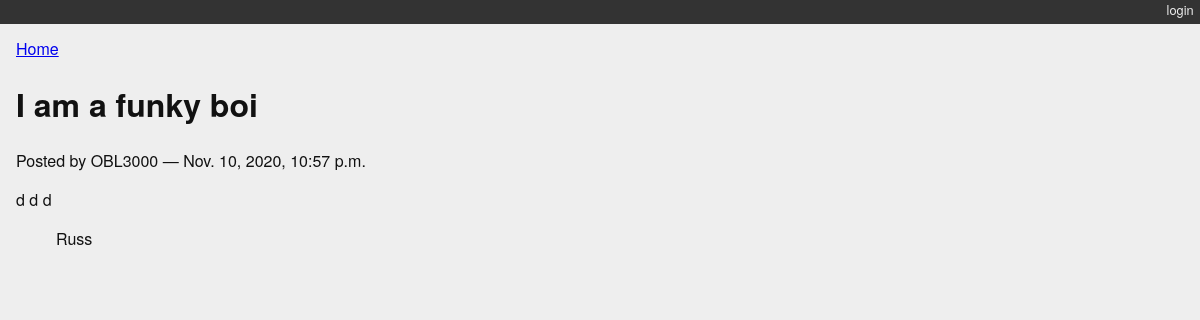
/blogging/posts/1/, run on an earlier commit of the app's database.
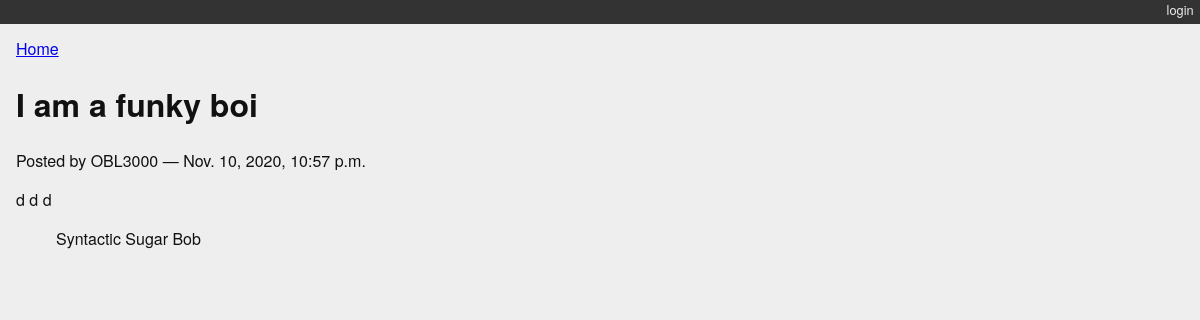
And on a later commit of the database.
### blogging/models.py (models this page shows)
class Post(models.Model):
    title = models.CharField(max_length=128)
    text = models.TextField(blank=True)
    author = models.ForeignKey(User, on_delete=models.CASCADE)
    created_date = models.DateTimeField(auto_now_add=True)
    modified_date = models.DateTimeField(auto_now=True)
    published_date = models.DateTimeField(blank=True, null=True)
    def __str__(self):
        return self.title

class Category(models.Model):
    name = models.CharField(max_length=128)
    description = models.TextField(blank=True)
    posts = models.ManyToManyField(Post, blank=True, related_name='categories')
    def __str__(self):
        return self.name
    class Meta:
        verbose_name_plural = 'CategorieZZZ'

### blogging/views.py (the view, shortened to what this page needs)
# urls.py: path('posts/<int:post_id>/', detail_view, name="blog_detail"),
def detail_view(request, post_id):
    published = Post.objects.exclude(published_date__exact=None)
    try:
        post = published.get(pk=post_id) #pk is a builtin (primary key, int) column in the model
    except Post.DoesNotExist:
        raise Http404
    context = {'post': post}
    return render(request, 'blogging/detail.html', context)

### blogging/templates/blogging/detail.html
{% extends "base.html" %}
{% block content %}
<a class="backlink" href="/">Home</a>
<h1>{{ post }}</h1>
<p class="byline">
  Posted by {{ post.author.username }} &mdash; {{ post.published_date }}
</p>
<div class="post-body">
  {{ post.text }}
</div>
<ul class="categories">
  {% for category in post.categories.all %}
    <li>{{ category }}</li>
  {% endfor %}
</ul>
{% endblock %}

### obl_site/templates/base.html (shortened to what this page needs)
{% load static %}
<!DOCTYPE html>
<html>
  <head>
    <link type="text/css" rel="stylesheet" href="{% static 'django_blog.css' %}">
  </head>
  <body>
    <div id="header">
   <ul id="control-bar">
   {% if user.is_authenticated %}
    {% if user.is_staff %}<li><a href="{% url 'admin:index' %}">admin</a></li>{% endif %}
     <li><a href="{% url 'logout' %}">logout</a></li>
    {% else %}
     <li><a href="{% url 'login' %}">login</a></li>
   {% endif %}
   </ul>
  </div>
    <div id="container">
      <div id="content">
      {% block content %}{% endblock %}
      </div>
    </div>
  </body>
</html>

### blogging/static/django_blog.css (style rules this page uses)
body { background-color: #eee; color: #111; font-family: "HelveticaNeue-Light", "Helvetica Neue Light", "Helvetica Neue", Helvetica, Arial, "Lucida Grande", sans-serif; margin:0; padding:0; }
#container { margin:0; padding:0; margin-top: 0px; }
#header { background-color: #333; border-botton: 1px solid #111; margin:0; padding:0; }
#control-bar { margin: 0em 0em 1em; list-style: none; list-style-type: none; text-align: right; color: #eee; font-size: 80%; padding-bottom: 0.4em; }
#control-bar li { display: inline-block; }
#control-bar li a { color: #eee; padding: 0.5em; text-decoration: none; }
#content { margin: 0em 1em 1em; }
ul.categories { list-style: none; list-style-type: none; }
ul.categories li { display: inline; }

What changed in the data, as far as the page shows it:
no longer on this page (row unchanged): Category: name "Russ"
added Category: name "Syntactic Sugar"
now on this page (row unchanged): Category: name "Bob"
